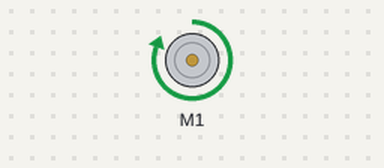
A sketch run on a simulated Arduino Uno, built with avr-gcc and run on an emulated ATmega328P. On the bench: DC motor (green arrow = forward, orange = backward, longer = faster).

Above: at 0.1 s.
Timing chart, 0 to 1.6 s (numbered marks = the images above):
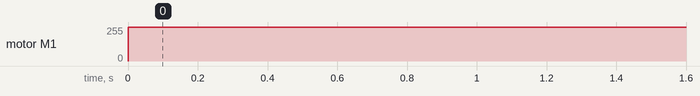

The sketch:

DCMotorDriverTest.ino
```cpp
#include <Arduino.h>
#include <Wire.h>
#include <SoftwareSerial.h>
// #include "src/MeSingleLineFollower.h"
// #include "src/MeCollisionSensor.h"
// #include "src/MeBarrierSensor.h"
// #include "src/MeNewRGBLed.h"
#include <MeMegaPi.h>

MeMegaPiDCMotor motor_1(M1);

void start() {

}

void loop() {
  motor_1.run(255);
}
```

Measured:
- by itself, motor M1: stopped → forward 255/255 at 0.00 s
